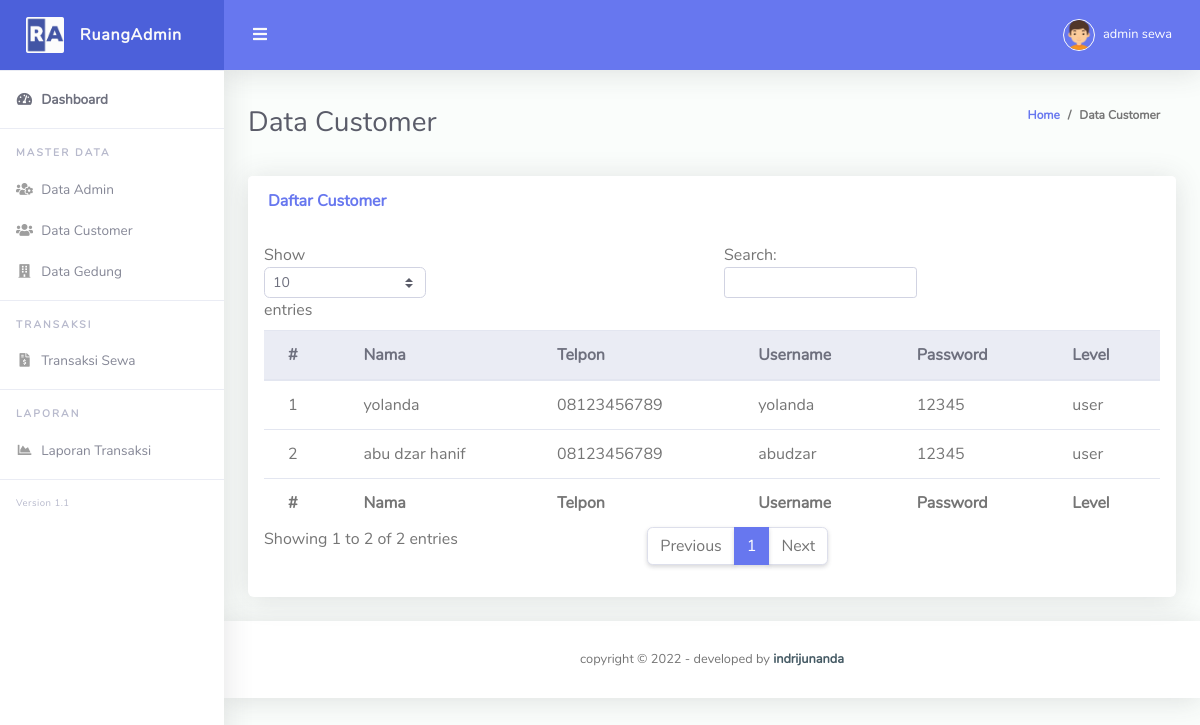
Page /admin/data_customer.php (signed in) on the committed database.
### tables this page shows
CREATE TABLE `user` (
  `id_user` varchar(11) NOT NULL,
  `nama` varchar(50) NOT NULL,
  `notelp` varchar(15) NOT NULL,
  `username` varchar(11) NOT NULL,
  `password` text NOT NULL,
  `level` varchar(11) NOT NULL
);

### admin/data_customer.php (the view, shortened to what this page needs)
<?php
if ($_SESSION['level'] != 'admin') {
    header('location: ../index.php');
} else {
    require('../koneksi.php');
    include('../template/header.php');
?>
    <div class="container-fluid" id="container-wrapper">
        <div class="d-sm-flex align-items-center justify-content-between mb-4">
            <h1 class="h3 mb-0 text-gray-800">Data Customer</h1>
            <ol class="breadcrumb">
                <li class="breadcrumb-item"><a href="./">Home</a></li>
                <li class="breadcrumb-item active" aria-current="page">Data Customer</li>
            </ol>
        </div>
        <div class="row">
            <div class="col-lg-12">
                <div class="card mb-4">
                    <div class="card-header py-3 d-flex flex-row align-items-center justify-content-between">
                        <h6 class="m-0 font-weight-bold text-primary">Daftar Customer</h6>
                    </div>
                    <div class="table-responsive p-3">
                        <table class="table align-items-center table-flush" id="dataTable">
                            <thead class="thead-light">
                                <tr>
                                    <th>#</th>
                                    <th>Nama</th>
                                    <th>Telpon</th>
                                    <th>Username</th>
                                    <th>Password</th>
                                    <th>Level</th>
                                </tr>
                            </thead>
                            <tfoot>
                                <tr>
                                    <th>#</th>
                                    <th>Nama</th>
                                    <th>Telpon</th>
                                    <th>Username</th>
                                    <th>Password</th>
                                    <th>Level</th>
                                </tr>
                            </tfoot>
                            <tbody>
                                <?php
                                $query = mysqli_query($koneksi, "SELECT * FROM user ORDER BY id_user DESC");
                                $no = 1;
                                while ($data = mysqli_fetch_array($query)) {
                                ?>
                                    <tr>
                                        <td><?php echo $no++ ?></td>
                                        <td><?php echo $data['nama'] ?></td>
                                        <td><?php echo $data['notelp'] ?></td>
                                        <td><?php echo $data['username'] ?></td>
                                        <td><?php echo $data['password'] ?></td>
                                        <td><?php echo $data['level'] ?></td>
                                    </tr>
                                <?php } ?>
                            </tbody>
                        </table>
                    </div>
                </div>
            </div>
        </div>
    <?php include('../template/footer.php');
} ?>

### rows in the picture
user: nama "yolanda", notelp "08123456789", username "yolanda", password "12345", level "user"
user: nama "abu dzar hanif", notelp "08123456789", username "abudzar", password "12345", level "user"

### other values in the picture
$_SESSION['nama'] "admin sewa"
